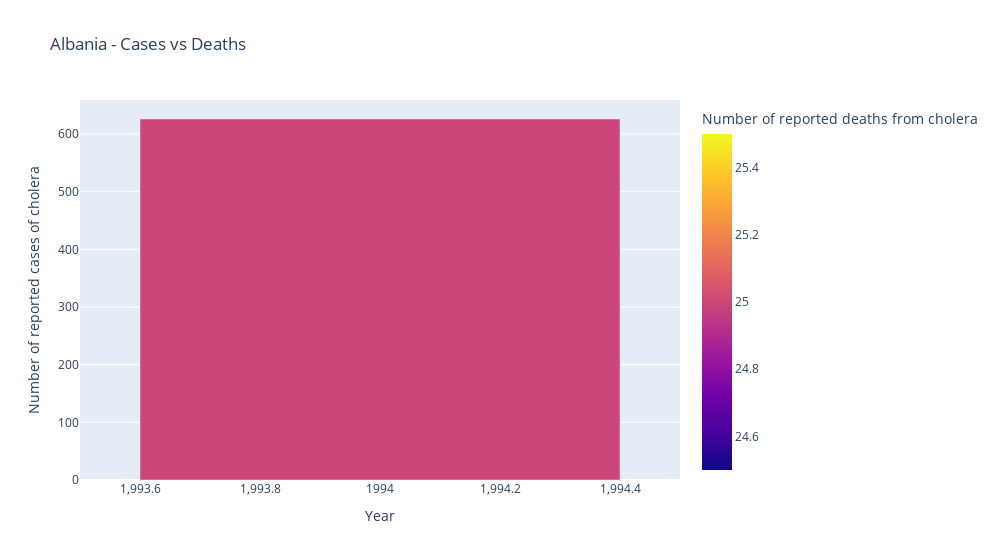
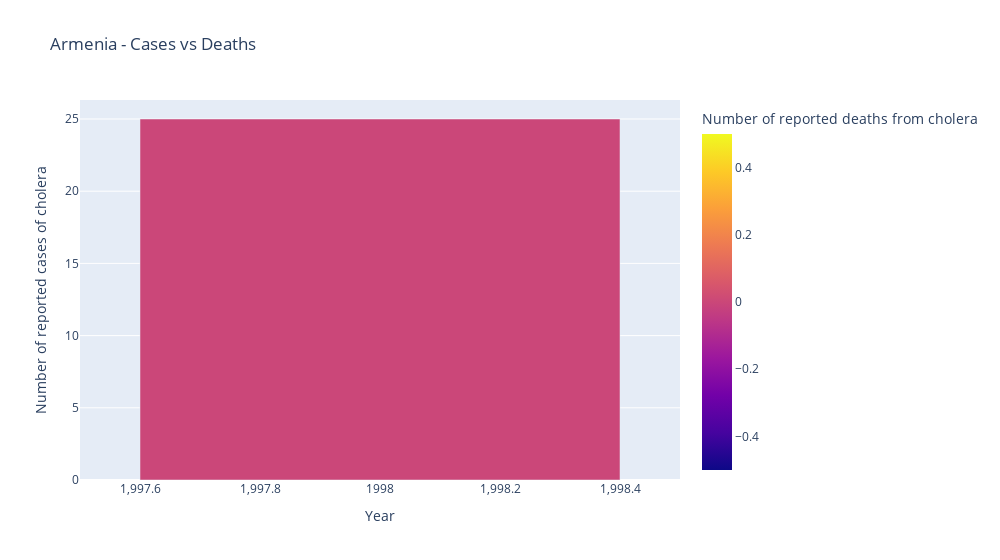
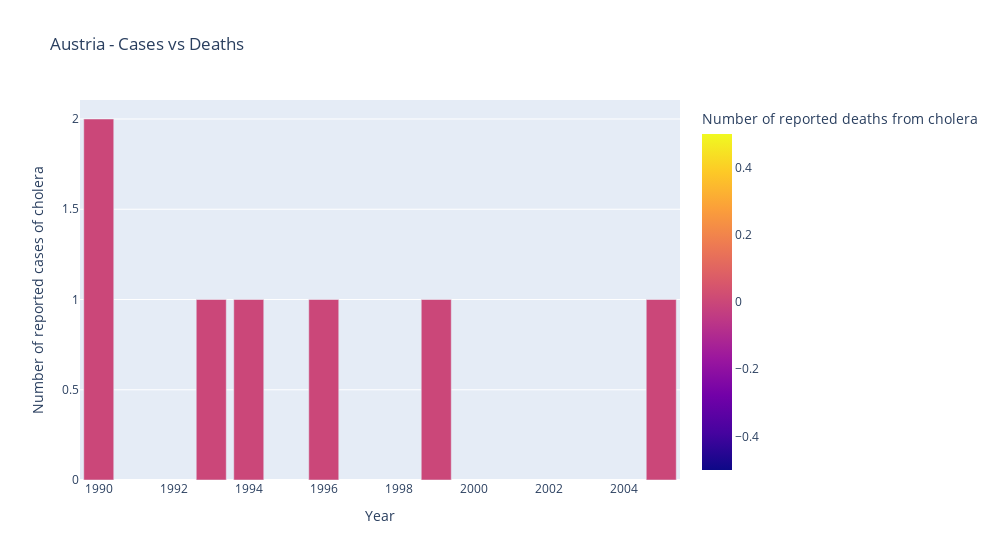
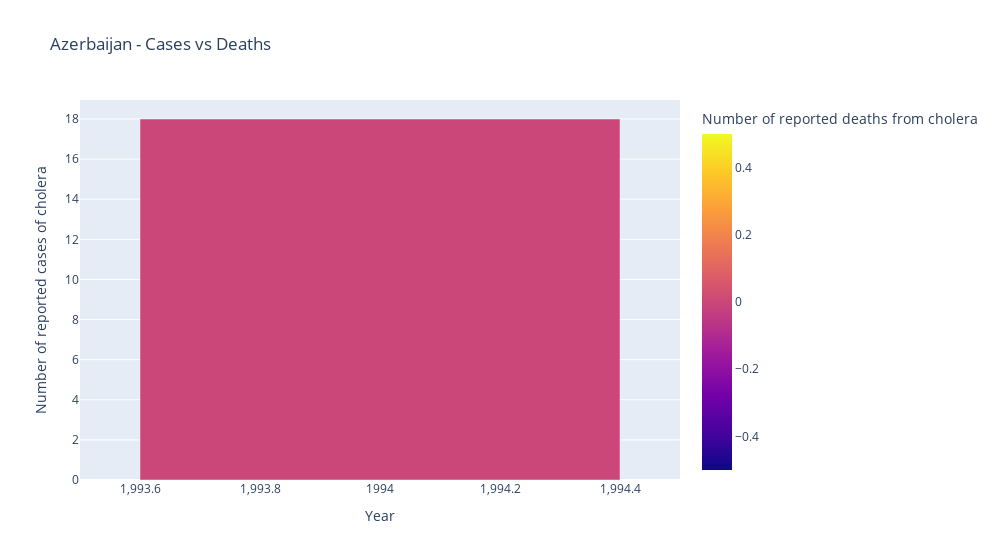

Here is the notebook cell these charts were saved with, in order:
### Markdown cell above
#### 3. Cases vs Deaths per country

### Code cell
for i in data_europe['Country'].unique():

    fig = px.bar(
    data_frame = data_europe.loc[data['Country']==i], 
    x='Year', 
    y='Number of reported cases of cholera', 
    width=1000, 
    color='Number of reported deaths from cholera',
    color_discrete_sequence ='viridis',
    title=f'{i} - Cases vs Deaths')

    fig.show()

### Figure 1 — Plotly figure (JSON) as saved in the notebook; plotly's stock layout.template omitted (floating-point values rounded to 4 significant figures)
{"data": [{"alignmentgroup": "True", "hovertemplate": "Year=%{x}<br>Number of reported cases of cholera=%{y}<br>Number of reported deaths from cholera=%{marker.color}<extra></extra>", "legendgroup": "", "marker": {"color": [25], "coloraxis": "coloraxis", "pattern": {"shape": ""}}, "name": "", "offsetgroup": "", "orientation": "v", "showlegend": false, "textposition": "auto", "type": "bar", "x": [1994], "xaxis": "x", "y": [626], "yaxis": "y"}], "layout": {"barmode": "relative", "coloraxis": {"colorbar": {"title": {"text": "Number of reported deaths from cholera"}}, "colorscale": [[0, "#0d0887"], [0.1111, "#46039f"], [0.2222, "#7201a8"], [0.3333, "#9c179e"], [0.4444, "#bd3786"], [0.5556, "#d8576b"], [0.6667, "#ed7953"], [0.7778, "#fb9f3a"], [0.8889, "#fdca26"], [1, "#f0f921"]]}, "legend": {"tracegroupgap": 0}, "title": {"text": "Albania - Cases vs Deaths"}, "width": 1000, "xaxis": {"anchor": "y", "domain": [0, 1], "title": {"text": "Year"}}, "yaxis": {"anchor": "x", "domain": [0, 1], "title": {"text": "Number of reported cases of cholera"}}}}

### Figure 2 — Plotly figure (JSON) as saved in the notebook; plotly's stock layout.template omitted (floating-point values rounded to 4 significant figures)
{"data": [{"alignmentgroup": "True", "hovertemplate": "Year=%{x}<br>Number of reported cases of cholera=%{y}<br>Number of reported deaths from cholera=%{marker.color}<extra></extra>", "legendgroup": "", "marker": {"color": [0], "coloraxis": "coloraxis", "pattern": {"shape": ""}}, "name": "", "offsetgroup": "", "orientation": "v", "showlegend": false, "textposition": "auto", "type": "bar", "x": [1998], "xaxis": "x", "y": [25], "yaxis": "y"}], "layout": {"barmode": "relative", "coloraxis": {"colorbar": {"title": {"text": "Number of reported deaths from cholera"}}, "colorscale": [[0, "#0d0887"], [0.1111, "#46039f"], [0.2222, "#7201a8"], [0.3333, "#9c179e"], [0.4444, "#bd3786"], [0.5556, "#d8576b"], [0.6667, "#ed7953"], [0.7778, "#fb9f3a"], [0.8889, "#fdca26"], [1, "#f0f921"]]}, "legend": {"tracegroupgap": 0}, "title": {"text": "Armenia - Cases vs Deaths"}, "width": 1000, "xaxis": {"anchor": "y", "domain": [0, 1], "title": {"text": "Year"}}, "yaxis": {"anchor": "x", "domain": [0, 1], "title": {"text": "Number of reported cases of cholera"}}}}

### Figure 3 — Plotly figure (JSON) as saved in the notebook; plotly's stock layout.template omitted (floating-point values rounded to 4 significant figures)
{"data": [{"alignmentgroup": "True", "hovertemplate": "Year=%{x}<br>Number of reported cases of cholera=%{y}<br>Number of reported deaths from cholera=%{marker.color}<extra></extra>", "legendgroup": "", "marker": {"color": [0, 0, 0, 0, 0, 0], "coloraxis": "coloraxis", "pattern": {"shape": ""}}, "name": "", "offsetgroup": "", "orientation": "v", "showlegend": false, "textposition": "auto", "type": "bar", "x": [2005, 1999, 1996, 1994, 1993, 1990], "xaxis": "x", "y": [1, 1, 1, 1, 1, 2], "yaxis": "y"}], "layout": {"barmode": "relative", "coloraxis": {"colorbar": {"title": {"text": "Number of reported deaths from cholera"}}, "colorscale": [[0, "#0d0887"], [0.1111, "#46039f"], [0.2222, "#7201a8"], [0.3333, "#9c179e"], [0.4444, "#bd3786"], [0.5556, "#d8576b"], [0.6667, "#ed7953"], [0.7778, "#fb9f3a"], [0.8889, "#fdca26"], [1, "#f0f921"]]}, "legend": {"tracegroupgap": 0}, "title": {"text": "Austria - Cases vs Deaths"}, "width": 1000, "xaxis": {"anchor": "y", "domain": [0, 1], "title": {"text": "Year"}}, "yaxis": {"anchor": "x", "domain": [0, 1], "title": {"text": "Number of reported cases of cholera"}}}}

### Figure 4 — Plotly figure (JSON) as saved in the notebook; plotly's stock layout.template omitted (floating-point values rounded to 4 significant figures)
{"data": [{"alignmentgroup": "True", "hovertemplate": "Year=%{x}<br>Number of reported cases of cholera=%{y}<br>Number of reported deaths from cholera=%{marker.color}<extra></extra>", "legendgroup": "", "marker": {"color": [0], "coloraxis": "coloraxis", "pattern": {"shape": ""}}, "name": "", "offsetgroup": "", "orientation": "v", "showlegend": false, "textposition": "auto", "type": "bar", "x": [1994], "xaxis": "x", "y": [18], "yaxis": "y"}], "layout": {"barmode": "relative", "coloraxis": {"colorbar": {"title": {"text": "Number of reported deaths from cholera"}}, "colorscale": [[0, "#0d0887"], [0.1111, "#46039f"], [0.2222, "#7201a8"], [0.3333, "#9c179e"], [0.4444, "#bd3786"], [0.5556, "#d8576b"], [0.6667, "#ed7953"], [0.7778, "#fb9f3a"], [0.8889, "#fdca26"], [1, "#f0f921"]]}, "legend": {"tracegroupgap": 0}, "title": {"text": "Azerbaijan - Cases vs Deaths"}, "width": 1000, "xaxis": {"anchor": "y", "domain": [0, 1], "title": {"text": "Year"}}, "yaxis": {"anchor": "x", "domain": [0, 1], "title": {"text": "Number of reported cases of cholera"}}}}
